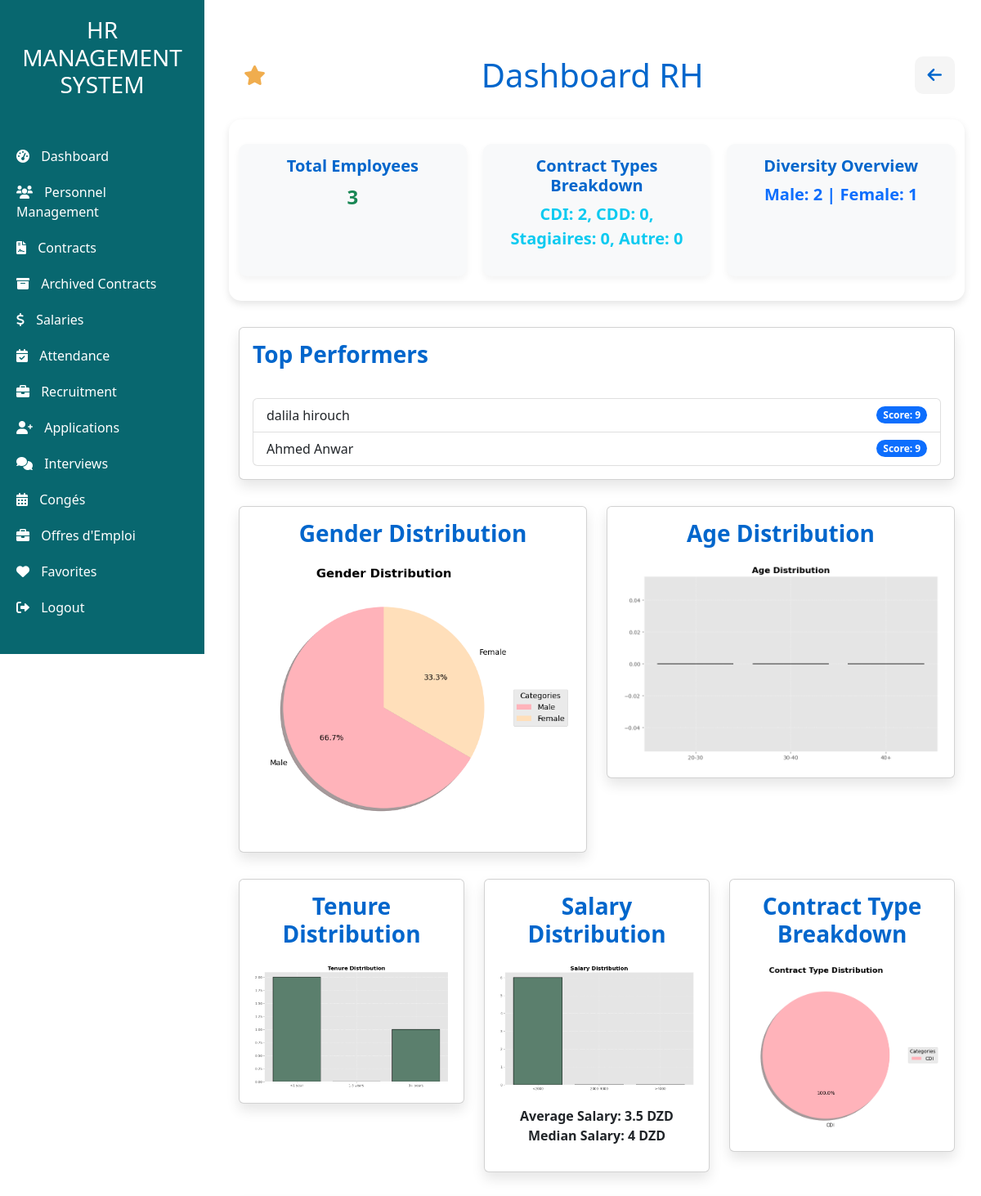
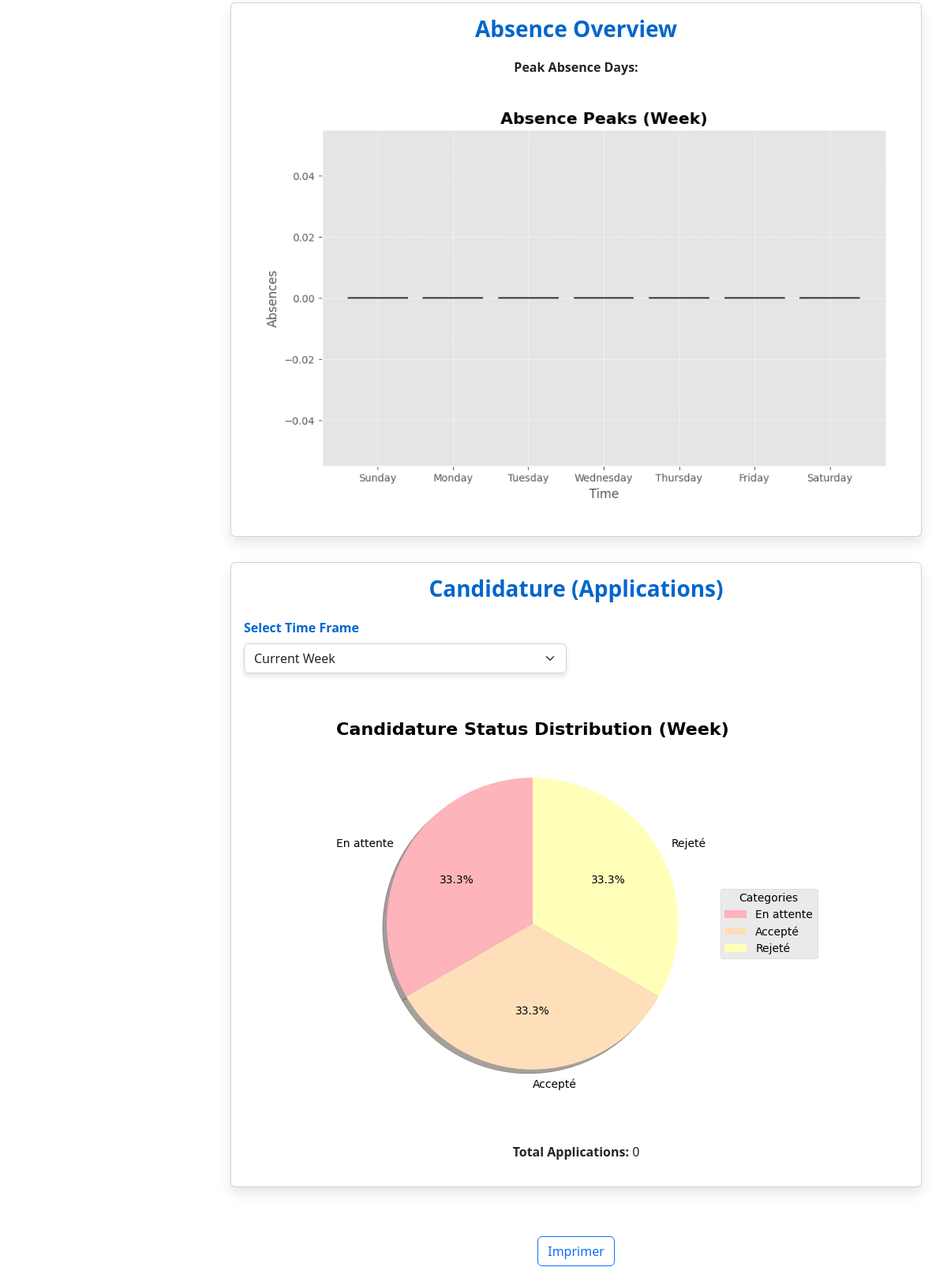
/Dashboard (signed in), run on the app's committed database (2 pictures, top to bottom).
### app/models.py (models this page shows, shortened)
class Personnel(models.Model):
    name = models.CharField(max_length=50)
    Email = models.EmailField(max_length=254)
    phone_validator = RegexValidator(
        regex=r'^(05|06|07)\d{8}$',
        message="Phone number must be 10 digits long and start with 05, 06, or 07."
    )
    Phone = models.CharField(max_length=10, validators=[phone_validator])  # Apply the validator to the Phone field
    date_naissance = models.DateField(null=False)
    GENDER_CHOICES = [
        ('M', 'Male'),
        ('F', 'Female'),
    ]
    gender = models.CharField(max_length=1, choices=GENDER_CHOICES, verbose_name="Gender", default='M')
    Position = models.CharField(max_length=40)
    skills = models.CharField(max_length=254)
    training = models.CharField(max_length=254)
    IdService = models.ForeignKey(Service, on_delete=models.CASCADE)
    hireDate = models.DateField()
    Adresse = models.CharField(max_length=254)
    jours_annuels = models.IntegerField(default=30, verbose_name="Jours de Congé Annuel")  # Default to 30 days
    def __str__(self):
        return self.name

### dashboard/views.py (the view)
# urls.py: path('Dashboard', dashboard_views.dashboard, name='dashboard'),
@login_required
def dashboard(request):
    total_personnels_count = Personnel.objects.count()
    contract_stats = {
        'cdi': Personnel.objects.filter(contrats__type_contrat__iexact='CDI', contrats__archive=False).count(),
        'cdd': Personnel.objects.filter(contrats__type_contrat__iexact='CDD', contrats__archive=False).count(),
        'stage': Personnel.objects.filter(contrats__type_contrat__iexact='STAGE', contrats__archive=False).count(),
        'autre': Personnel.objects.filter(contrats__type_contrat__iexact='AUTRE', contrats__archive=False).count(),
    }
    contract_type_chart = contract_type_distribution_view()
    diversity, diversity_chart = diversity_view()
    gender_data, gender_chart = gender_distribution_view()
    age_ranges, age_distribution_chart = age_distribution_view()
    tenure_chart = generate_tenure_chart()
    top_performers = top_performers_view()
    time_frame = request.GET.get('time_frame', 'week')
    presence_records = Presence.objects.all()
    absence_dates, absence_counts, absence_peaks_chart = absence_peaks_view(time_frame, presence_records)
    salary_stats, salary_distribution_chart = salary_distribution_view()
    candidature_time_frame = request.GET.get('candidature_time_frame', 'week')
    candidature_dates, candidature_counts = filter_candidatures(Candidature.objects.all(), candidature_time_frame)
    candidature_total = sum(candidature_counts)
    candidature_status_chart = candidature_status_view(candidature_time_frame)['chart']
    context = {
        'info': {'total_employees': total_personnels_count},
        'contract_stats': contract_stats,
        'contract_type_chart': contract_type_chart,
        'diversity': diversity,
        'diversity_chart': diversity_chart,
        'gender_chart': gender_chart,
        'age_distribution_chart': age_distribution_chart,
        'tenure_distribution_chart': tenure_chart,
        'absence_analysis': {
            'peak_period': absence_dates[absence_counts.index(max(absence_counts))] if absence_counts else 'N/A',
            'average_days': round(sum(absence_counts) / len(absence_counts)) if absence_counts else 0,
        },
        'absence_chart': absence_peaks_chart,
        'salary_stats': salary_stats,
        'salary_distribution_chart': salary_distribution_chart,
        'top_performers': top_performers,
        'candidature_status_chart': candidature_status_chart,
        'candidature_stats': {
            'dates': candidature_dates,
            'counts': candidature_counts,
            'candidature_count': candidature_total,
        },
        'current_url': request.path.lstrip('/'),
    }
    return render(request, 'dashboard/dashboard.html', context)

### dashboard/templates/dashboard/dashboard.html (shortened to what this page needs)
<!DOCTYPE html>
<html lang="en">
<head>
    <link href="https://cdn.jsdelivr.net/npm/bootstrap@5.3.0/dist/css/bootstrap.min.css" rel="stylesheet">
</head>
<body>
    {% extends "base.html" %}
    {% block content %}
    <div class="container mt-5">
        <div class="dashboard-header">
            <form method="post" action="{% url 'ajouter_favoris' current_url=current_url %}">
                <button type="submit" class="favorite-btn" title="Add to Favorites">
                    <i class="fas fa-star"></i>
                </button>
            </form>
            <h1>Dashboard RH</h1>
            <a href="javascript:history.back()" class="go-back-btn" title="Go Back">
                <i class="fas fa-arrow-left"></i>
            </a>
        </div>
       <div class="frame-container">
        <div class="row mb-4">
            <div class="col-md-12 stats">
                <div>
                    <h3>Total Employees</h3>
                    <p class="text-success fs-4">{{ info.total_employees }}</p>
                </div>
                <div>
                    <h3>Contract Types Breakdown</h3>
                    <p class="text-info fs-5">
                        CDI: <strong>{{ contract_stats.cdi }}</strong>,
                        CDD: <strong>{{ contract_stats.cdd }}</strong>,
                        Stagiaires: <strong>{{ contract_stats.stage }}</strong>,
                        Autre: <strong>{{ contract_stats.autre }}</strong>
                    </p>
                </div>
                <div>
                    <h3>Diversity Overview</h3>
                    <p class="text-primary fs-5">Male: <strong>{{ diversity.male }}</strong> | Female: <strong>{{ diversity.female }}</strong></p>
                </div>
            </div>
        </div>
        <div class="row mb-4">
            <div class="col-md-12">
                <div class="card">
                    <div class="card-body">
                        <div class="d-flex justify-content-between align-items-center mb-3">
                            <h3 class="section-title">Top Performers</h3>
                        </div>
                        <ul class="list-group">
                            {% for employee in top_performers %}
                                <li class="list-group-item d-flex justify-content-between align-items-center">
                                    {{ employee.name }}
                                    <span class="badge bg-primary rounded-pill">Score: <strong>{{ employee.max_performance_rating }}</strong></span>
                                </li>
                            {% empty %}
                                <li class="list-group-item text-center">No top performers found</li>
                            {% endfor %}
                        </ul>
                    </div>
                </div>
            </div>
        </div>
        <div class="row mb-4">
            <div class="col-md-6">
                <div class="card">
                    <div class="card-body chart-container">
                        <h3 class="section-title">Gender Distribution</h3>
                        <img alt="Gender Distribution Chart" class="img-fluid rounded">
                    </div>
                </div>
            </div>
            <div class="col-md-6">
                <div class="card">
                    <div class="card-body chart-container">
                        <h3 class="section-title">Age Distribution</h3>
                        <img alt="Age Distribution Chart" class="img-fluid rounded">
                    </div>
                </div>
            </div>
        </div>
        <div class="row mb-4">
            <div class="col-md-4">
                <div class="card">
                    <div class="card-body chart-container">
                        <h3 class="section-title">Tenure Distribution</h3>
                        <img alt="Tenure Distribution Chart" class="img-fluid rounded">
                    </div>
                </div>
            </div>
            <div class="col-md-4">
                <div class="card">
                    <div class="card-body chart-container">
                        <h3 class="section-title">Salary Distribution</h3>
                        <img alt="Salary Distribution Chart" class="img-fluid rounded">
                        <p class="mt-3">
                            <strong>Average Salary:</strong> <strong>{{ salary_stats.avg_salary }} DZD</strong><br>
                            <strong>Median Salary:</strong> <strong>{{ salary_stats.median_salary }} DZD</strong>
                        </p>
                    </div>
                </div>
            </div>
            <div class="col-md-4">
                <div class="card">
                    <div class="card-body chart-container">
                        <h3 class="section-title">Contract Type Breakdown</h3>
                        <img alt="Contract Type Distribution Chart" class="img-fluid rounded">
                    </div>
                </div>
            </div>
        </div>
        <div class="row mb-4">
            <div class="col-md-12">
                <div class="card">
                    <div class="card-body">
                        <h3 class="section-title text-center">Absence Overview</h3>
                        <p class="text-center"><strong>Peak Absence Days:</strong> {{ absence_data.peak_absence_days }}</p>
                        <div class="chart-container">
                            <img alt="Absence Overview Chart" class="img-fluid rounded">
                        </div>
                    </div>
                </div>
            </div>
        </div>
        <div class="row mb-4">
            <div class="col-md-12">
                <div class="card">
                    <div class="card-body">
                        <h3 class="section-title text-center">Candidature (Applications)</h3>
                        <form method="get" class="mb-4 row">
                            <div class="col-md-6">
                                <label for="candidature_time_frame" class="form-label">Select Time Frame</label>
                                <select name="candidature_time_frame" id="candidature_time_frame" class="form-select" onchange="this.form.submit()">
                                    <option value="week" {% if candidature_time_frame == 'week' %}selected{% endif %}>Current Week</option>
                                </select>
                            </div>
                        </form>
                        <div class="chart-container">
                            <img alt="Candidature Status Chart" class="img-fluid rounded">
                        </div>
                        <p class="text-center mt-3">
                            <strong>Total Applications:</strong> {{ candidature_stats.candidature_count }}
                        </p>
                    </div>
                </div>
            </div>
        </div></div>
        <div class="row">
            <div class="col-md-12 text-center">
                <button class="btn btn-outline-primary print-btn">Imprimer</button>
            </div>
        </div>
    </div>
    {% endblock %}

### app/templates/base.html (shortened to what this page needs)
<!DOCTYPE html>
<html lang="en">
{% load static %}
<head>
    <link rel="stylesheet" href="{% static 'css/bootstrap.min.css' %}">
    <link href="https://cdnjs.cloudflare.com/ajax/libs/font-awesome/6.0.0-beta3/css/all.min.css" rel="stylesheet">
</head>
<body>
    <div class="sidebar">
        <h3 class="text-center text-white mb-5">HR <br> MANAGEMENT SYSTEM</h3>
        <a href="{% url 'dashboard' %}"><i class="fas fa-tachometer-alt"></i> Dashboard</a>
        <a href="{% url 'personnels' %}"><i class="fas fa-users"></i> Personnel Management</a>
        <a href="{% url 'liste_contrats' %}"><i class="fas fa-file-contract"></i> Contracts</a>
        <a href="{% url 'archive_contrats' %}"><i class="fas fa-archive"></i> Archived Contracts</a>
        <a href="{% url 'salaire' %}"><i class="fas fa-dollar-sign"></i> Salaries</a>
        <a href="{% url 'employe_assiduite' %}"><i class="fas fa-calendar-check"></i> Attendance</a>
        <a href="{% url 'liste_offre_emploi' %}"><i class="fas fa-briefcase"></i> Recruitment</a>
        <a href="{% url 'liste_candidats' %}"><i class="fas fa-user-plus"></i> Applications</a>
        <a href="{% url 'liste_entretiens' %}"><i class="fas fa-comments"></i> Interviews</a>
        <a href="{% url 'liste_conges' %}"><i class="fas fa-calendar-alt"></i> Congés</a>
<a href="{% url 'liste_offre_emploi' %}"><i class="fas fa-briefcase"></i> Offres d'Emploi</a>
        <a href="{% url 'liste_favoris' %}"><i class="fas fa-heart"></i> Favorites</a>
        <a href="{% url 'logout' %}"><i class="fas fa-sign-out-alt"></i> Logout</a>
    </div>
    <div class="content">
        {% block content %}
        {% endblock %}
    </div>
</body>
</html>

### data on the page
Personnel: name "dalila hirouch", max_performance_rating "9"
Personnel: name "Ahmed Anwar", max_performance_rating "9"

### other printed values
{{ info.total_employees }} "3"
{{ contract_stats.cdi }} "2"
{{ contract_stats.cdd }} "0"
{{ contract_stats.stage }} "0"
{{ contract_stats.autre }} "0"
{{ diversity.male }} "2"
{{ diversity.female }} "1"
{{ salary_stats.avg_salary }} "3.5"
{{ salary_stats.median_salary }} "4"
{{ candidature_stats.candidature_count }} "0"
